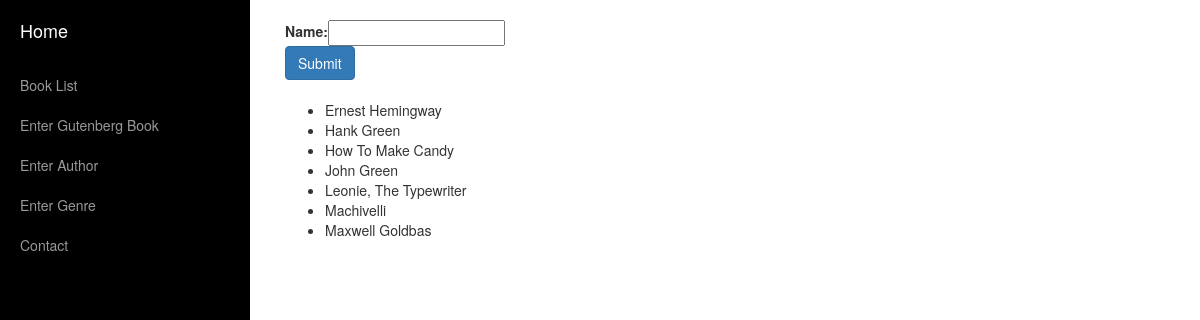
Page /author/ on the committed database.
### books/models.py (models this page shows, shortened)
class Author(models.Model):
    name = models.CharField(primary_key=True, max_length=300)
    class Meta:
        ordering = ('name',)

### books/views.py (the view, shortened to what this page needs)
# urls.py: url(r'^author/$', EnterAuthorView.as_view(), name='add_author'),
class EnterAuthorView(FormView, ListView):
    form_class = AuthorForm
    template_name = 'author.html'
    success_url = '/author/'
    queryset = Author.objects.all()
    context_object_name = 'authors'

### books/forms.py
class AuthorForm(forms.ModelForm):
    class Meta:
        model = Author
        exclude = ()

### templates/author.html (shortened to what this page needs)
{% extends 'index.html' %}
{% block body %}
        {% block body_form %}
    <form method="POST">
        <table>
            {{ form.as_table }}
        </table>
        <button type = "submit" class = "btn btn-primary">Submit</button>
    </form>
    {% endblock %}
    {% block body_list %}
        <ul>
        {% for author in authors %}
        <li>{{ author.name }}</li>
        {% endfor %}
    </ul>
    {% endblock %}
{% endblock %}

### static/css/simple-sidebar.css (style rules this page uses)
body { overflow-x: hidden; }

### rows in the picture
Author: name "Ernest Hemingway"
Author: name "Hank Green"
Author: name "How To Make Candy"
Author: name "John Green"
Author: name "Leonie, The Typewriter"
Author: name "Machivelli"
Author: name "Maxwell Goldbas"
